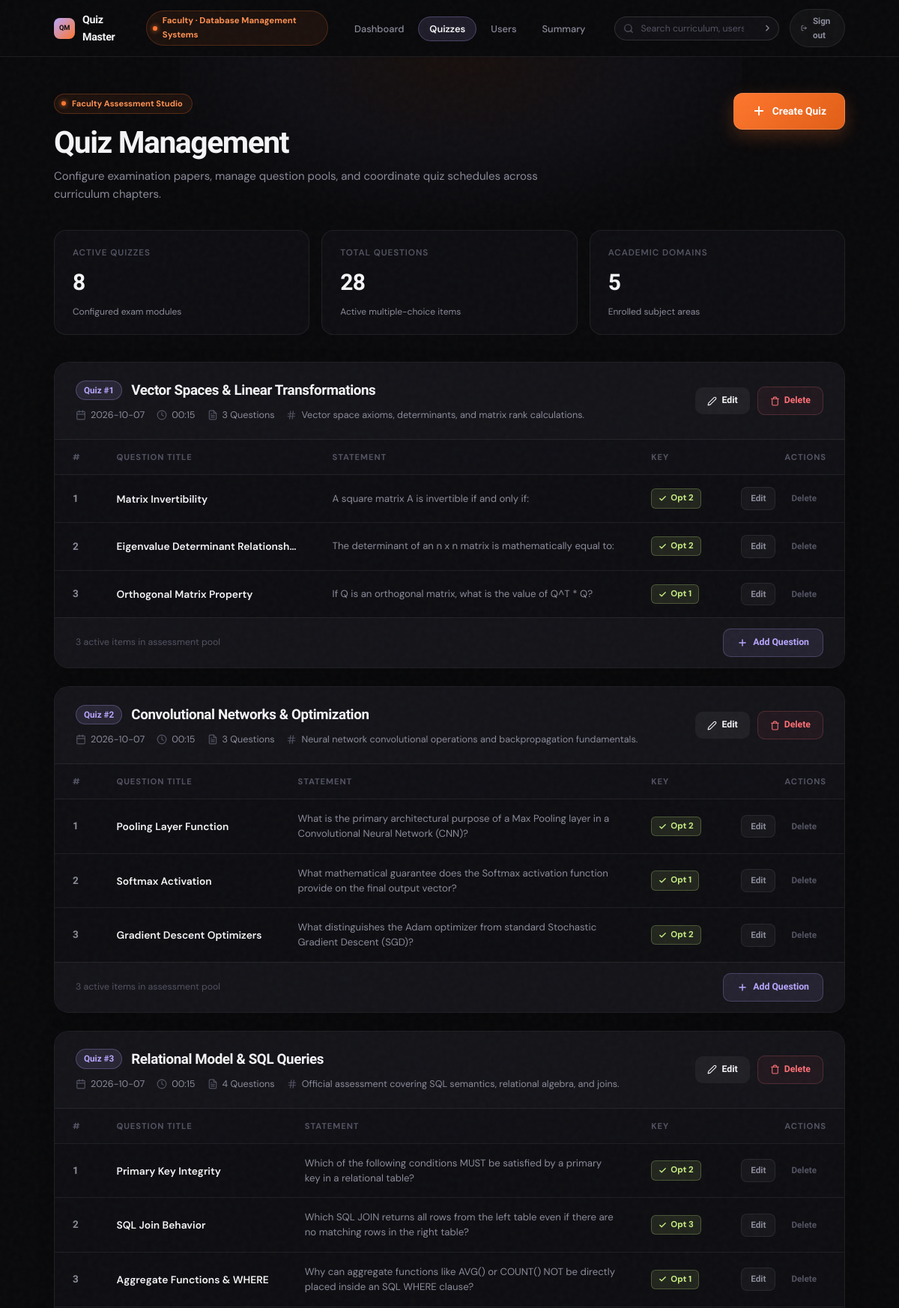
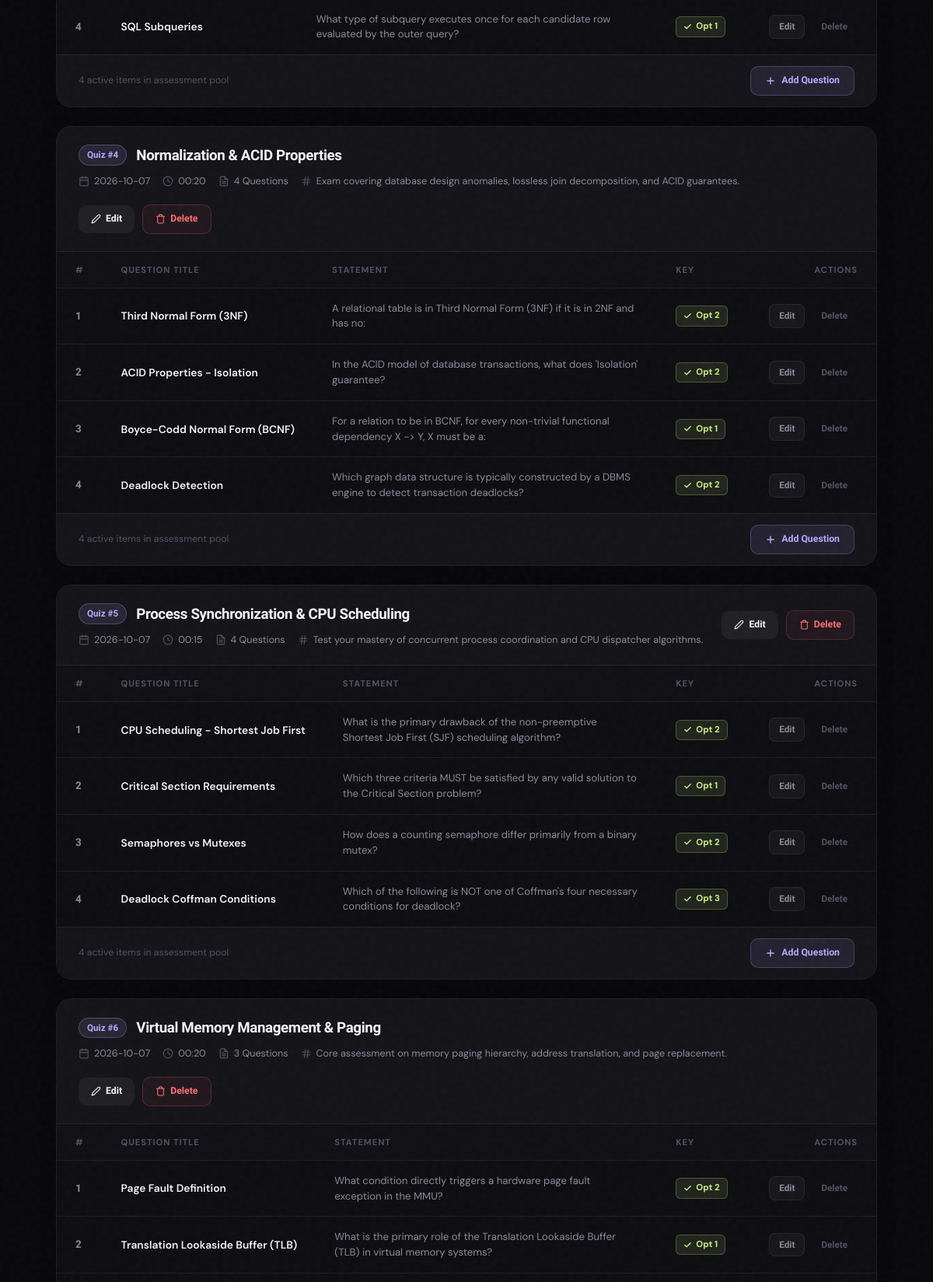
/admin/quiz_management/Database Management Systems (signed in, upper part), run on the app's committed database (2 pictures, top to bottom).
### models/models.py (models this page shows)
class Subject(db.Model):
    __tablename__ = 'subject'
    id = db.Column(db.Integer, primary_key=True)
    name = db.Column(db.String, unique=True, nullable=False)
    description = db.Column(db.Text)
    chapters = db.relationship('Chapter', backref='subject', lazy=True)

class Quiz(db.Model):
    __tablename__ = 'quiz'
    id = db.Column(db.Integer, primary_key=True)
    chapter_id = db.Column(db.Integer, db.ForeignKey('chapter.id'), nullable=False)
    date_of_quiz = db.Column(db.Date)
    time_duration = db.Column(db.String)
    remarks = db.Column(db.Text)
    questions = db.relationship('Question', backref='quiz', lazy=True)

class Chapter(db.Model):
    __tablename__ = 'chapter'
    id = db.Column(db.Integer, primary_key=True)
    name = db.Column(db.String, nullable=False)
    description = db.Column(db.Text)
    subject_id = db.Column(db.Integer, db.ForeignKey('subject.id'), nullable=False)
    quizzes = db.relationship('Quiz', backref='chapter', lazy=True)

class Question(db.Model):
    __tablename__ = 'question'
    id = db.Column(db.Integer, primary_key=True)
    quiz_id = db.Column(db.Integer, db.ForeignKey('quiz.id'), nullable=False)
    question_title = db.Column(db.Text, nullable=False)
    question_statement = db.Column(db.Text, nullable=False)
    option1 = db.Column(db.String)
    option2 = db.Column(db.String)
    option3 = db.Column(db.String)
    option4 = db.Column(db.String)
    correct_option = db.Column(db.Integer, nullable=False)

### controllers/controllers.py (the view)
@app.route("/admin/quiz_management/<name>", methods=["GET", "POST"])
@login_required
def quiz_management(name):
    quiz = get_quiz_for_admin()
    q = get_question()
    sub = get_subjects()
    chap=get_chapters()
    return render_template("quiz_management.html", name=name, subject=sub, quizs=quiz, questions=q,chapter=chap)

### controllers/controllers.py (called while the page is built)
def login_required(f):
    @wraps(f)
    def decorated_function(*args, **kwargs):
        if "user_id" not in session:
            return redirect(url_for("login"))
        return f(*args, **kwargs)
    return decorated_function

def get_subjects():
    subjects = Subject.query.all()
    return subjects

def get_chapters():
    chapters = Chapter.query.all()
    return chapters

def get_quiz_for_admin():
    quiz = Quiz.query.all()
    return quiz

def get_question():
    question = Question.query.all()
    return question

### templates/quiz_management.html (shortened to what this page needs)
<!DOCTYPE html>
<html lang="en">
<head>
</head>
<body>
  {% set current_page = 'quiz' %}
  {% include 'admin_nav.html' %}
  <main class="admin-page">
    <div class="admin-content">
      <header class="admin-header">
        <div class="admin-header__main">
          <div class="admin-badge">
            <span class="badge-pip" aria-hidden="true"></span>
            <span>Faculty Assessment Studio</span>
          </div>
          <h1 class="admin-title">Quiz Management</h1>
          <p class="admin-sub">
            Configure examination papers, manage question pools, and coordinate quiz schedules across curriculum chapters.
          </p>
        </div>
        <a href="/admin/quiz_management/new_quiz/{{ name }}" class="btn-create-quiz">
          <svg width="18" height="18" viewBox="0 0 24 24" fill="none" stroke="currentColor" stroke-width="2.5" stroke-linecap="round" stroke-linejoin="round"><line x1="12" y1="5" x2="12" y2="19"/><line x1="5" y1="12" x2="19" y2="12"/></svg>
          Create Quiz
        </a>
      </header>
      <section class="metrics-strip">
        <div class="metric-card">
          <span class="metric-label">Active Quizzes</span>
          <span class="metric-val">{{ quizs|length if quizs else 0 }}</span>
          <span class="metric-meta">Configured exam modules</span>
        </div>
        <div class="metric-card">
          <span class="metric-label">Total Questions</span>
          <span class="metric-val">
            {% if questions %}
              {{ questions|length }}
            {% endif %}
          </span>
          <span class="metric-meta">Active multiple-choice items</span>
        </div>
        <div class="metric-card">
          <span class="metric-label">Academic Domains</span>
          <span class="metric-val">{{ subject|length if subject else '-' }}</span>
          <span class="metric-meta">Enrolled subject areas</span>
        </div>
      </section>
      {% if quizs %}
      <div class="quiz-stack">
        {% for quiz in quizs %}
        <article class="quiz-card">
          <div class="quiz-card__header">
            <div class="quiz-card__info">
              <div class="quiz-card__title-row">
                <span class="quiz-id-pill">Quiz #{{ quiz.id }}</span>
                <h2 class="quiz-chapter-title">
                  {% if quiz.chapter %}
                    {{ quiz.chapter.name }}
                  {% else %}
                    Chapter #{{ quiz.chapter_id }}
                  {% endif %}
                </h2>
              </div>
              <div class="quiz-meta-row">
                <span class="quiz-meta-chip" title="Scheduled examination date">
                  <svg width="14" height="14" viewBox="0 0 24 24" fill="none" stroke="currentColor" stroke-width="2" stroke-linecap="round" stroke-linejoin="round"><rect x="3" y="4" width="18" height="18" rx="2" ry="2"/><line x1="16" y1="2" x2="16" y2="6"/><line x1="8" y1="2" x2="8" y2="6"/><line x1="3" y1="10" x2="21" y2="10"/></svg>
                  {{ quiz.date_of_quiz }}
                </span>
                <span class="quiz-meta-chip" title="Time duration allocated">
                  <svg width="14" height="14" viewBox="0 0 24 24" fill="none" stroke="currentColor" stroke-width="2" stroke-linecap="round" stroke-linejoin="round"><circle cx="12" cy="12" r="10"/><polyline points="12 6 12 12 16 14"/></svg>
                  {{ quiz.time_duration }}
                </span>
                <span class="quiz-meta-chip" title="Total questions in this quiz">
                  {{ quiz.questions|length }} Question{{ 's' if quiz.questions|length != 1 else '' }}
                </span>
                {% if quiz.remarks %}
                <span class="quiz-meta-chip" title="Faculty remarks">
                  <svg width="14" height="14" viewBox="0 0 24 24" fill="none" stroke="currentColor" stroke-width="2" stroke-linecap="round" stroke-linejoin="round"><line x1="4" x2="20" y1="9" y2="9"/><line x1="4" x2="20" y1="15" y2="15"/><line x1="10" x2="8" y1="3" y2="21"/><line x1="16" x2="14" y1="3" y2="21"/></svg>
                  {{ quiz.remarks }}
                </span>
                {% endif %}
              </div>
            </div>
            <div class="quiz-card__actions">
              <a href="/edit_quiz/{{ quiz.id }}/{{ name }}" class="btn-action-edit" title="Edit quiz parameters">
                <svg width="13" height="13" viewBox="0 0 24 24" fill="none" stroke="currentColor" stroke-width="2" stroke-linecap="round" stroke-linejoin="round"><path d="M17 3a2.828 2.828 0 1 1 4 4L7.5 20.5 2 22l1.5-5.5L17 3z"/></svg>
                Edit
              </a>
              <a href="/del_quiz/{{ quiz.id }}/{{ name }}" class="btn-action-del" title="Delete quiz and questions" onclick="return confirm('Are you sure you want to delete Quiz #{{ quiz.id }} and all its questions? This action cannot be undone.');">
                <svg width="13" height="13" viewBox="0 0 24 24" fill="none" stroke="currentColor" stroke-width="2" stroke-linecap="round" stroke-linejoin="round"><polyline points="3 6 5 6 21 6"/><path d="M19 6v14a2 2 0 0 1-2 2H7a2 2 0 0 1-2-2V6m3 0V4a2 2 0 0 1 2-2h4a2 2 0 0 1 2 2v2"/></svg>
                Delete
              </a>
            </div>
          </div>
          {% if quiz.questions %}
          <div class="quiz-table-wrap">
            <table class="qm-table">
              <thead>
                <tr>
                  <th style="width:50px">#</th>
                  <th style="width:240px">Question Title</th>
                  <th>Statement</th>
                  <th style="width:120px">Key</th>
                  <th style="width:160px;text-align:right">Actions</th>
                </tr>
              </thead>
              <tbody>
                {% for question in quiz.questions %}
                <tr>
                  <td class="q-num">{{ loop.index }}</td>
                  <td>
                    <div class="q-title" title="{{ question.question_title }}">
                      {{ question.question_title }}
                    </div>
                  </td>
                  <td>
                    <div class="q-statement" title="{{ question.question_statement }}">
                      {{ question.question_statement }}
                    </div>
                  </td>
                  <td>
                    <span class="q-correct-opt">
                      <svg width="11" height="11" viewBox="0 0 24 24" fill="none" stroke="currentColor" stroke-width="3" stroke-linecap="round" stroke-linejoin="round"><polyline points="20 6 9 17 4 12"/></svg>
                      Opt {{ question.correct_option }}
                    </span>
                  </td>
                  <td>
                    <div class="q-actions">
                      <a href="/edit_q/{{ question.id }}/{{ name }}" class="btn-q-sm btn-q-sm--edit" title="Edit question">
                        Edit
                      </a>
                      <a href="/del_q/{{ question.id }}/{{ name }}" class="btn-q-sm btn-q-sm--del" title="Delete question" onclick="return confirm('Are you sure you want to delete this question?');">
                        Delete
                      </a>
                    </div>
                  </td>
                </tr>
                {% endfor %}
              </tbody>
            </table>
          </div>
          {% else %}
          <div class="empty-card-state">
            No questions linked to this quiz yet. Click "+ Add Question" below to construct the question set.
          </div>
          {% endif %}
          <div class="quiz-card__footer">
            <span class="quiz-card__count">
              {{ quiz.questions|length }} active item{{ 's' if quiz.questions|length != 1 else '' }} in assessment pool
            </span>
            <a href="/new_q/{{ quiz.id }}/{{ name }}" class="btn-add-q">
              <svg width="14" height="14" viewBox="0 0 24 24" fill="none" stroke="currentColor" stroke-width="2.5" stroke-linecap="round" stroke-linejoin="round"><line x1="12" y1="5" x2="12" y2="19"/><line x1="5" y1="12" x2="19" y2="12"/></svg>
              Add Question
            </a>
          </div>
        </article>
        {% endfor %}
      </div>
      {% endif %}
    </div>
  </main>
</body>
</html>

### templates/admin_nav.html (shortened to what this page needs)
<nav class="qm-nav" role="navigation" aria-label="Admin Navigation">
  <div class="qm-nav__left">
    <a href="/admin/{{name}}" class="qm-nav__brand">
      <div class="qm-nav__logo-mark">QM</div>
      <span>Quiz Master</span>
    </a>
    <div class="qm-user-pill">
      <span class="qm-admin-dot" aria-hidden="true"></span>
      <span>Faculty &middot; {{name}}</span>
    </div>
  </div>
  <div class="qm-nav__menu" id="qmAdminNavMenu" style="display:flex;align-items:center;gap:24px;">
    <ul class="qm-nav__links">
      <li>
        <a href="/admin/{{name}}" class="qm-nav__link {% if request.path == '/admin/' ~ name or current_page == 'home' %}active{% endif %}">
          Dashboard
        </a>
      </li>
      <li>
        <a href="/admin/quiz_management/{{name}}" class="qm-nav__link {% if 'quiz' in request.path or current_page == 'quiz' %}active{% endif %}">
          Quizzes
        </a>
      </li>
      <li>
        <a href="/admin/users/{{name}}" class="qm-nav__link {% if 'user' in request.path %}active{% endif %}">
          Users
        </a>
      </li>
      <li>
        <a href="/admin/admin_summary/{{name}}" class="qm-nav__link {% if 'admin_summary' in request.path %}active{% endif %}">
          Summary
        </a>
      </li>
    </ul>
    <div class="qm-nav__right">
      <form class="qm-nav__search" role="search" action="/admin/search/{{name}}" method="post">
        <svg class="qm-nav__search-icon" width="14" height="14" viewBox="0 0 24 24" fill="none" stroke="currentColor" stroke-width="2" stroke-linecap="round" stroke-linejoin="round"><circle cx="11" cy="11" r="8"/><path d="m21 21-4.3-4.3"/></svg>
        <input type="search" name="search" placeholder="Search curriculum, users..." aria-label="Search" value="{{ request.form.get('search', '') }}">
        <button type="submit" class="qm-nav__search-btn" aria-label="Submit search">
          <svg width="13" height="13" viewBox="0 0 24 24" fill="none" stroke="currentColor" stroke-width="2.5" stroke-linecap="round" stroke-linejoin="round"><path d="m9 18 6-6-6-6"/></svg>
        </button>
      </form>
      <a href="/logout" class="qm-nav__logout" title="Sign out of Admin Portal">
        <svg width="13" height="13" viewBox="0 0 24 24" fill="none" stroke="currentColor" stroke-width="2.5" stroke-linecap="round" stroke-linejoin="round"><path d="M9 21H5a2 2 0 0 1-2-2V5a2 2 0 0 1 2-2h4"/><polyline points="16 17 21 12 16 7"/><line x1="21" x2="9" y1="12" y2="12"/></svg>
        Sign out
      </a>
    </div>
  </div>
</nav>

### templates/admin_nav.html (style rules this page uses)
.qm-nav { position: sticky; top: 0; z-index: 500; width: 100%; background: rgba(10, 10, 12, 0.85); border-bottom: 1px solid rgba(255, 255, 255, 0.08); backdrop-filter: blur(20px) saturate(1.5); -webkit-backdrop-filter: blur(20px) saturate(1.5); display: flex; align-items: center; justify-content: space-between; padding: 12px 72px; gap: 20px; }
.qm-nav__left { display: flex; align-items: center; gap: 20px; }
.qm-nav__brand { display: flex; align-items: center; gap: 10px; color: #f4f4f6; text-decoration: none; font-family: 'Plus Jakarta Sans', system-ui, sans-serif; font-weight: 800; font-size: 0.95rem; letter-spacing: -0.02em; }
.qm-nav__logo-mark { width: 28px; height: 28px; border-radius: 8px; flex-shrink: 0; background: linear-gradient(135deg, #B9A7FF 0%, #FF762D 100%); display: grid; place-items: center; font-size: 0.62rem; font-weight: 900; color: #0a0a0c; }
.qm-user-pill { display: inline-flex; align-items: center; gap: 7px; padding: 4px 10px 4px 8px; border-radius: 999px; background: rgba(255, 118, 45, 0.08); border: 1px solid rgba(255, 118, 45, 0.22); font-size: 0.76rem; font-weight: 700; color: #ff9152; }
.qm-admin-dot { width: 6px; height: 6px; border-radius: 50%; background: #FF762D; box-shadow: 0 0 6px #FF762D; }
.qm-nav__links { display: flex; align-items: center; gap: 4px; list-style: none; margin: 0; padding: 0; }
.qm-nav__link { font-family: 'DM Sans', system-ui, sans-serif; font-size: 0.86rem; font-weight: 500; color: #8a8a9a; padding: 7px 14px; border-radius: 999px; text-decoration: none; border: 1px solid transparent; transition: color 0.15s, background 0.15s, border-color 0.15s; }
.qm-nav__link.active { color: #f4f4f6; background: rgba(185, 167, 255, 0.12); border-color: rgba(185, 167, 255, 0.28); font-weight: 600; }
.qm-nav__right { display: flex; align-items: center; gap: 14px; }
.qm-nav__search { position: relative; display: flex; align-items: center; }
.qm-nav__search-icon { position: absolute; left: 12px; color: #525262; pointer-events: none; transition: color 0.2s; }
.qm-nav__search input[type="search"] { background: rgba(20, 20, 25, 0.7); border: 1px solid rgba(255, 255, 255, 0.12); border-radius: 999px; padding: 7px 34px 7px 34px; font-family: 'DM Sans', system-ui, sans-serif; font-size: 0.82rem; color: #f4f4f6; width: 220px; transition: width 0.25s, border-color 0.2s, background 0.2s, box-shadow 0.2s; }
.qm-nav__search input[type="search"]::placeholder { color: #525262; }
.qm-nav__search-btn { position: absolute; right: 5px; background: transparent; border: none; color: #8a8a9a; cursor: pointer; padding: 4px; display: grid; place-items: center; border-radius: 50%; transition: color 0.15s; }
.qm-nav__logout { display: inline-flex; align-items: center; gap: 7px; font-family: 'Plus Jakarta Sans', system-ui, sans-serif; font-size: 0.78rem; font-weight: 700; color: #8a8a9a; padding: 6px 14px; border-radius: 999px; background: rgba(255, 255, 255, 0.04); border: 1px solid rgba(255, 255, 255, 0.08); text-decoration: none; transition: color 0.15s, background 0.15s, border-color 0.15s; }

### data on the page
Subject: name "Database Management Systems"
Quiz: id "1", chapter.name "Vector Spaces & Linear Transformations", date_of_quiz "2026-10-07", time_duration "00:15", questions|length "3", questions "s", remarks "Vector space axioms, determinants, and matrix rank calculations."
Question: question_title "Matrix Invertibility", question_statement "A square matrix A is invertible if and only if:", correct_option "2"
Question: question_title "Eigenvalue Determinant Relationsh…", question_statement "The determinant of an n x n matrix is mathematically equal to:", correct_option "2"
Question: question_title "Orthogonal Matrix Property", question_statement "If Q is an orthogonal matrix, what is the value of Q^T * Q?", correct_option "1"
Quiz: id "2", chapter.name "Convolutional Networks & Optimization", date_of_quiz "2026-10-07", time_duration "00:15", questions|length "3", questions "s", remarks "Neural network convolutional operations and backpropagation fundamentals."
Question: question_title "Pooling Layer Function", question_statement "What is the primary architectural purpose of a Max Pooling layer in a Convolutional Neural Network (CNN)?", correct_option "2"
Question: question_title "Softmax Activation", question_statement "What mathematical guarantee does the Softmax activation function provide on the final output vector?", correct_option "1"
Question: question_title "Gradient Descent Optimizers", question_statement "What distinguishes the Adam optimizer from standard Stochastic Gradient Descent (SGD)?", correct_option "2"
Quiz: id "3", chapter.name "Relational Model & SQL Queries", date_of_quiz "2026-10-07", time_duration "00:15", questions|length "4", questions "s", remarks "Official assessment covering SQL semantics, relational algebra, and joins."
Question: question_title "Primary Key Integrity", question_statement "Which of the following conditions MUST be satisfied by a primary key in a relational table?", correct_option "2"
Question: question_title "SQL Join Behavior", question_statement "Which SQL JOIN returns all rows from the left table even if there are no matching rows in the right table?", correct_option "3"
Question: question_title "Aggregate Functions & WHERE", question_statement "Why can aggregate functions like AVG() or COUNT() NOT be directly placed inside an SQL WHERE clause?", correct_option "1"
Question: question_title "SQL Subqueries", question_statement "What type of subquery executes once for each candidate row evaluated by the outer query?", correct_option "1"
Quiz: id "4", chapter.name "Normalization & ACID Properties", date_of_quiz "2026-10-07", time_duration "00:20", questions|length "4", questions "s", remarks "Exam covering database design anomalies, lossless join decomposition, and ACID guarantees."
Question: question_title "Third Normal Form (3NF)", question_statement "A relational table is in Third Normal Form (3NF) if it is in 2NF and has no:", correct_option "2"
Question: question_title "ACID Properties - Isolation", question_statement "In the ACID model of database transactions, what does 'Isolation' guarantee?", correct_option "2"
Question: question_title "Boyce-Codd Normal Form (BCNF)", question_statement "For a relation to be in BCNF, for every non-trivial functional dependency X -> Y, X must be a:", correct_option "1"
Question: question_title "Deadlock Detection", question_statement "Which graph data structure is typically constructed by a DBMS engine to detect transaction deadlocks?", correct_option "2"
Quiz: id "5", chapter.name "Process Synchronization & CPU Scheduling", date_of_quiz "2026-10-07", time_duration "00:15", questions|length "4", questions "s", remarks "Test your mastery of concurrent process coordination and CPU dispatcher algorithms."
Question: question_title "CPU Scheduling - Shortest Job First", question_statement "What is the primary drawback of the non-preemptive Shortest Job First (SJF) scheduling algorithm?", correct_option "2"
Question: question_title "Critical Section Requirements", question_statement "Which three criteria MUST be satisfied by any valid solution to the Critical Section problem?", correct_option "1"
Question: question_title "Semaphores vs Mutexes", question_statement "How does a counting semaphore differ primarily from a binary mutex?", correct_option "2"
Question: question_title "Deadlock Coffman Conditions", question_statement "Which of the following is NOT one of Coffman's four necessary conditions for deadlock?", correct_option "3"
Quiz: id "6", chapter.name "Virtual Memory Management & Paging", date_of_quiz "2026-10-07", time_duration "00:20", questions|length "3", questions "s", remarks "Core assessment on memory paging hierarchy, address translation, and page replacement."
Question: question_title "Page Fault Definition", question_statement "What condition directly triggers a hardware page fault exception in the MMU?", correct_option "2"
Question: question_title "Translation Lookaside Buffer (TLB)", question_statement "What is the primary role of the Translation Lookaside Buffer (TLB) in virtual memory systems?", correct_option "1"

### other printed values
{{ quizs|length if quizs else 0 }} "8"
{{ questions|length }} "28"
{{ subject|length if subject else '-' }} "5"
